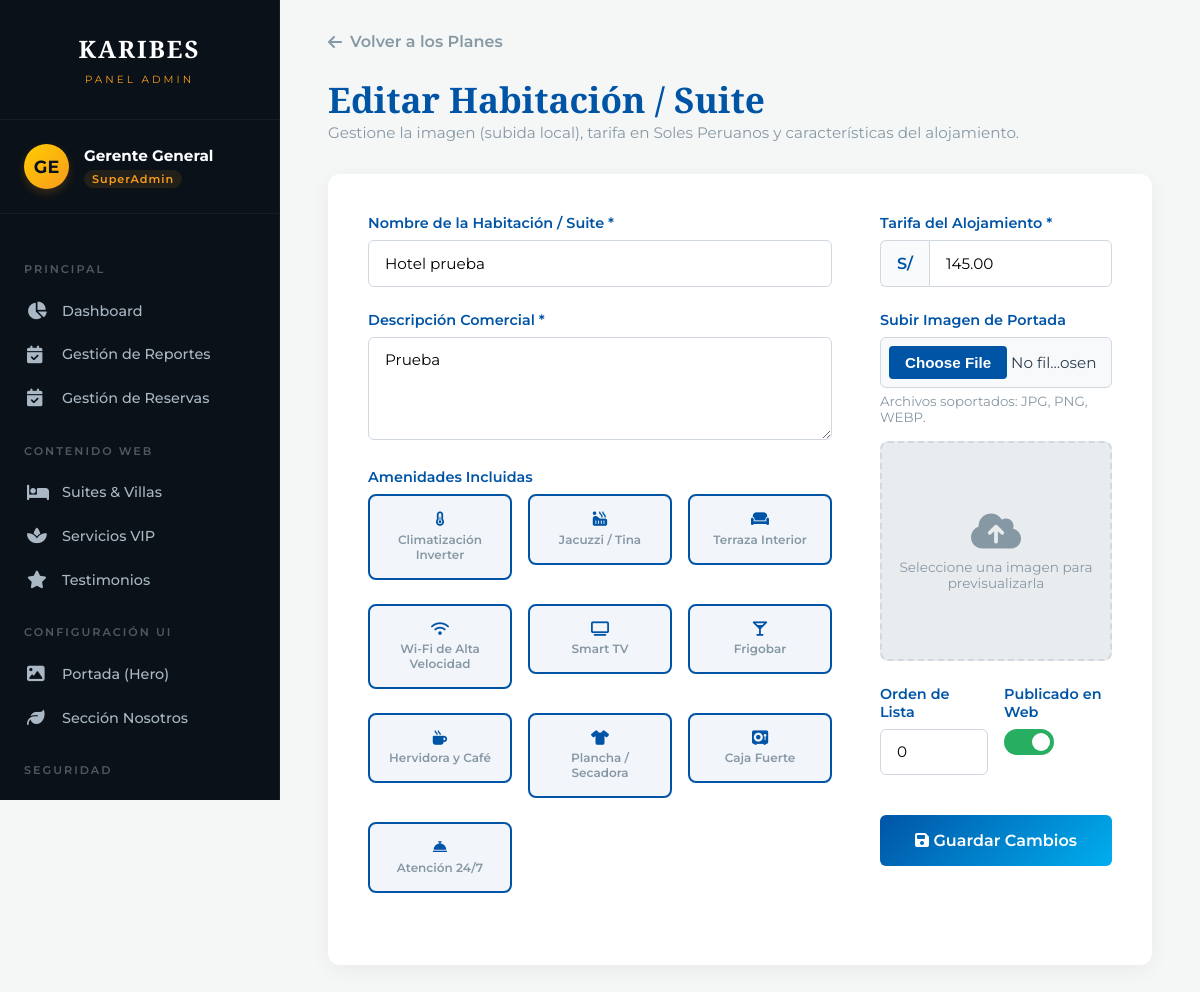
Page /admin/suite_form.php?id=1 (signed in) on the committed database.
### tables this page shows
CREATE TABLE `suites` (
  `id` int(11) NOT NULL,
  `nombre` varchar(100) NOT NULL,
  `descripcion_corta` varchar(255) NOT NULL,
  `precio_noche` decimal(10,2) NOT NULL,
  `imagen` varchar(255) NOT NULL,
  `amenidades_json` text DEFAULT NULL COMMENT 'JSON con las clases de los iconos ej: ["fa-wifi", "fa-tv"]',
  `orden` int(11) DEFAULT 0 COMMENT 'Para ordenar las tarjetas manualmente',
  `estado` tinyint(1) DEFAULT 1,
  `creado_en` timestamp NULL DEFAULT current_timestamp()
);

### admin/suite_form.php (the view, shortened to what this page needs)
<?php
$db = new Conexion();
$conn = $db->conectar();
$esEdicion = false;
$suite = [
    'id' => '',
    'nombre' => '',
    'descripcion_corta' => '',
    'precio_noche' => '',
    'imagen' => '',
    'orden' => 0,
    'estado' => 1,
    'amenidades' => []
];
if (isset($_GET['id']) && is_numeric($_GET['id'])) {
    $esEdicion = true;
    $id_suite = (int)$_GET['id'];
    $stmtGet = $conn->prepare("SELECT * FROM suites WHERE id = :id");
    $stmtGet->bindParam(':id', $id_suite, PDO::PARAM_INT);
    $stmtGet->execute();
    if ($stmtGet->rowCount() > 0) {
        $row = $stmtGet->fetch();
        $suite = [
            'id' => $row['id'],
            'nombre' => $row['nombre'],
            'descripcion_corta' => $row['descripcion_corta'],
            'precio_noche' => $row['precio_noche'],
            'imagen' => $row['imagen'],
            'orden' => $row['orden'],
            'estado' => $row['estado'],
            'amenidades' => json_decode($row['amenidades_json'], true) ?? []
        ];
    } else {
        header("Location: suites.php");
        exit;
    }
}
$catalogo_amenidades = [
    'fa-solid fa-temperature-half' => 'Climatización Inverter',
    'fa-solid fa-hot-tub-person' => 'Jacuzzi / Tina',
    'fa-solid fa-couch' => 'Terraza Interior',
    'fa-solid fa-wifi' => 'Wi-Fi de Alta Velocidad',
    'fa-solid fa-tv' => 'Smart TV',
    'fa-solid fa-martini-glass' => 'Frigobar',
    'fa-solid fa-mug-hot' => 'Hervidora y Café',
    'fa-solid fa-shirt' => 'Plancha / Secadora',
    'fa-solid fa-vault' => 'Caja Fuerte',
    'fa-solid fa-bell-concierge' => 'Atención 24/7'
];
?>
<!DOCTYPE html>
<html lang="es">
<head>
    <link rel="stylesheet" href="https://cdnjs.cloudflare.com/ajax/libs/font-awesome/6.4.0/css/all.min.css">
</head>
<body>
    <?php include 'includes/sidebar.php'; ?>
    <div class="main-content">
        <a href="suites.php" class="btn-back"><i class="fa-solid fa-arrow-left"></i> Volver a los Planes</a>
        <div class="dashboard-header">
            <div class="welcome-text">
                <h1><?php echo $esEdicion ? 'Editar Habitación / Suite' : 'Crear Nueva Habitación'; ?></h1>
                <p>Gestione la imagen (subida local), tarifa en Soles Peruanos y características del alojamiento.</p>
            </div>
        </div>
        <div class="form-card">
            <form action="suite_form.php<?php echo $esEdicion ? '?id='.$suite['id'] : ''; ?>" method="POST" enctype="multipart/form-data">
                <div class="form-grid">
                    <div class="form-main-col">
                        <div class="form-group">
                            <label for="nombre">Nombre de la Habitación / Suite *</label>
                            <input type="text" id="nombre" name="nombre" class="form-control" value="<?php echo htmlspecialchars($suite['nombre']); ?>" required placeholder="Ej: Suite con Jacuzzi y Terraza">
                        </div>
                        <div class="form-group">
                            <label for="descripcion_corta">Descripción Comercial *</label>
                            <textarea id="descripcion_corta" name="descripcion_corta" class="form-control" required rows="4" placeholder="Redacte un texto atractivo... Ej: Habitación amplia con calefacción sistema Inverter y terraza al interior del área encapsulada."><?php echo htmlspecialchars($suite['descripcion_corta']); ?></textarea>
                        </div>
                        <div class="form-group">
                            <label>Amenidades Incluidas</label>
                            <div class="amenities-grid">
                                <?php foreach ($catalogo_amenidades as $iconoClase => $texto): ?>
                                    <label>
                                        <div class="amenity-card">
                                            <i class="<?php echo $iconoClase; ?>"></i>
                                            <span style="font-size:0.75rem; color:#8798A5; margin-top: 5px;"><?php echo $texto; ?></span>
                                        </div>
                                    </label>
                                <?php endforeach; ?>
                            </div>
                        </div>
                    </div>
                    <div class="form-side-col">
                        <div class="form-group">
                            <label for="precio_noche">Tarifa del Alojamiento *</label>
                            <div class="input-group">
                                <span class="input-group-text">S/</span>
                                <input type="number" id="precio_noche" name="precio_noche" class="form-control" step="0.01" value="<?php echo htmlspecialchars($suite['precio_noche']); ?>" required placeholder="Ej: 250.00">
                            </div>
                        </div>
                        <div class="form-group">
                            <label for="imagen_archivo">Subir Imagen de Portada</label>
                            <input type="file" id="imagen_archivo" name="imagen_archivo" class="form-control" accept="image/png, image/jpeg, image/webp" onchange="previewFile()">
                            <small style="color: var(--color-muted); display:block; margin-top:5px;">Archivos soportados: JPG, PNG, WEBP.</small>
                            <div class="image-preview-box">
                                <?php
                                    $hasImage = !empty($suite['imagen']);
                                ?>
                                <div id="imgPlaceholder" class="placeholder" style="<?php echo $hasImage ? 'display:none;' : 'display:block;'; ?>">
                                    <i class="fa-solid fa-cloud-arrow-up"></i>
                                    Seleccione una imagen para previsualizarla
                                </div>
                            </div>
                        </div>
                        <div style="display: flex; gap: 1rem;">
                            <div class="form-group" style="flex: 1;">
                                <label for="orden">Orden de Lista</label>
                                <input type="number" id="orden" name="orden" class="form-control" value="<?php echo htmlspecialchars($suite['orden']); ?>">
                            </div>
                            <div class="form-group" style="flex: 1;">
                                <label>Publicado en Web</label>
                                <div class="switch-container">
                                    <label class="switch">
                                        <span class="slider"></span>
                                    </label>
                                </div>
                            </div>
                        </div>
                        <button type="submit" class="btn-submit">
                            <i class="fa-solid <?php echo $esEdicion ? 'fa-floppy-disk' : 'fa-plus'; ?>"></i>
                            <?php echo $esEdicion ? 'Guardar Cambios' : 'Registrar Habitación'; ?>
                        </button>
                    </div>
                </div>
            </form>
        </div>
    </div>
</body>
</html>

### admin/suite_form.php (style rules this page uses)
:root { --color-bg: #F4F7F6; --color-dark: #0A1118; --color-primary: #0054A6; --color-gold: #F15A24; --color-white: #FFFFFF; --color-text: #2C3E50; --color-muted: #8798A5; --shadow-card: 0 5px 20px rgba(0,0,0,0.05); }
* { margin: 0; padding: 0; box-sizing: border-box; font-family: 'Montserrat', sans-serif; }
body { background-color: var(--color-bg); color: var(--color-text); }
.main-content { margin-left: 280px; padding: 2rem 3rem; min-height: 100vh; }
.dashboard-header { margin-bottom: 2rem; }
.welcome-text h1 { font-family: 'Playfair Display', serif; color: var(--color-primary); font-size: 2.2rem; }
.welcome-text p { color: var(--color-muted); font-size: 0.95rem; }
.btn-back { display: inline-flex; align-items: center; gap: 8px; color: var(--color-muted); text-decoration: none; font-weight: 600; margin-bottom: 1.5rem; transition: 0.3s; }
.form-card { background: var(--color-white); border-radius: 12px; box-shadow: var(--shadow-card); padding: 2.5rem; }
.form-grid { display: grid; grid-template-columns: 2fr 1fr; gap: 3rem; }
.form-group { margin-bottom: 1.5rem; }
.form-group label { display: block; font-weight: 600; color: var(--color-primary); margin-bottom: 0.5rem; font-size: 0.9rem; }
.form-control { width: 100%; padding: 0.8rem 1rem; border: 1px solid #D1D8E0; border-radius: 6px; font-size: 0.95rem; }
input[type="file"] { padding: 0.5rem; background: #f8f9fa; cursor: pointer; border: 1px solid #D1D8E0; border-radius: 6px; }
.image-preview-box { width: 100%; height: 220px; background: #E9ECEF; border-radius: 8px; display: flex; align-items: center; justify-content: center; overflow: hidden; margin-top: 1rem; border: 2px dashed #D1D8E0; position: relative; }
.image-preview-box .placeholder { color: var(--color-muted); font-size: 0.85rem; text-align: center; position: absolute; }
.image-preview-box .placeholder i { font-size: 2.5rem; margin-bottom: 0.5rem; display: block; }
.input-group { position: relative; display: flex; align-items: stretch; width: 100%; }
.input-group-text { padding: 0.8rem 1rem; background: #F8FAFC; border: 1px solid #D1D8E0; border-right: none; border-radius: 6px 0 0 6px; color: var(--color-primary); font-weight: 600; }
.input-group .form-control { border-radius: 0 6px 6px 0; }
.amenities-grid { display: grid; grid-template-columns: repeat(auto-fill, minmax(140px, 1fr)); gap: 1rem; margin-top: 0.5rem; }
.amenity-card { display: flex; flex-direction: column; align-items: center; padding: 1rem; background: var(--color-bg); border: 2px solid transparent; border-radius: 8px; cursor: pointer; text-align: center; transition: 0.2s; }
.amenity-checkbox:checked + .amenity-card { background: rgba(0, 84, 166, 0.05); border-color: var(--color-primary); color: var(--color-primary); }
.amenity-checkbox:checked + .amenity-card i, .amenity-checkbox:checked + .amenity-card span { color: var(--color-primary); font-weight: 600; }
.switch-container { display: flex; align-items: center; gap: 1rem; margin-top: 0.5rem; }
.switch { position: relative; display: inline-block; width: 50px; height: 26px; }
.slider { position: absolute; cursor: pointer; top: 0; left: 0; right: 0; bottom: 0; background-color: #ccc; transition: .4s; border-radius: 34px; }
.slider:before { position: absolute; content: ""; height: 18px; width: 18px; left: 4px; bottom: 4px; background-color: white; transition: .4s; border-radius: 50%; }
input:checked + .slider { background-color: #27AE60; }
input:checked + .slider:before { transform: translateX(24px); }
.btn-submit { background: linear-gradient(135deg, var(--color-primary) 0%, #00AEEF 100%); color: var(--color-white); padding: 1rem; border: none; border-radius: 6px; font-weight: 600; font-size: 1rem; cursor: pointer; width: 100%; margin-top: 1rem; transition: 0.3s; }

### rows in the picture
suites: nombre "Hotel prueba", descripcion_corta "Prueba", precio_noche "145.00", orden "0"

### other values in the picture
$iniciales "GE"
$nombreAdmin "Gerente General"
$rolAdmin "SuperAdmin"
$texto "Climatización Inverter"
$texto "Jacuzzi / Tina"
$texto "Terraza Interior"
$texto "Wi-Fi de Alta Velocidad"
$texto "Smart TV"
$texto "Frigobar"
$texto "Hervidora y Café"
$texto "Plancha / Secadora"
$texto "Caja Fuerte"
$texto "Atención 24/7"
